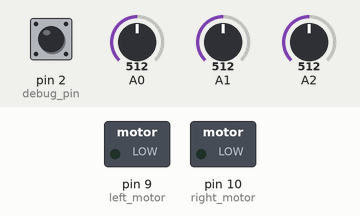
The sketch below on a simulated Arduino Uno, built with avr-gcc and run on an emulated ATmega328P. Parts: switched loads named in the sketch (green lamp = pin HIGH). The inputs (shaded band) are chosen by the test bench; at power-on: A0 = 512, pin 2 (debug_pin) HIGH, A1 = 512, A2 = 512.

Above: at 1.2 s.
1.3 s: A0 set to 504
At 2.4 s:
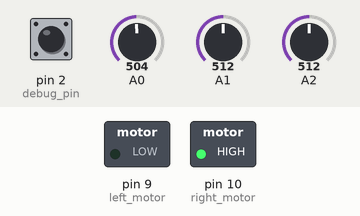
Timing chart, 0 to 4.3 s (numbered marks = the images above; inputs shaded):
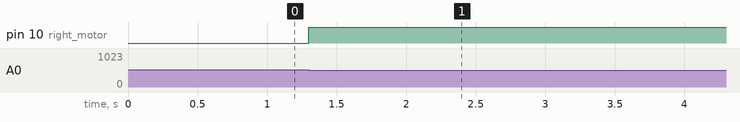

The sketch:

linus_simple.ino
```cpp
// Linus the Line-bot
// Follows a Black line on a White surface (poster-board and electrical tape).
// Code by JDW 2014 – feel free to modify.

int left_motor = 9;
int right_motor = 10;

// Create variables for sensor readings
int left = 0;
int center = 0;
int right = 0;

// value to define a threshold for whether reading white or black
int threshold = 512;

int debug_pin = 2;
boolean debug = false;

void setup(){
  Serial.begin(9600); // start serial monitor to see sensor readings
  // declare motor output pins
  pinMode(left_motor, OUTPUT);
  pinMode(right_motor, OUTPUT);
  // declare debug_pin as an INPUT
  pinMode(debug_pin, INPUT);
  // write enable pull-up resistor by writing D2 input pin HIGH
  digitalWrite(debug_pin, HIGH);
  // check D2 and if grounded, enable debugging mode
  if (digitalRead(debug_pin) == LOW) {
    debug = true;
  }
}

void update_sensors(){
  left = analogRead(0);
  center = analogRead(1);
  right = analogRead(2);
}

void loop(){

  update_sensors();

  // first, check the value of the center sensor
  if (center < threshold){
    // if center sensor value is below threshold, check surrounding sensors
    if (left > threshold && right > threshold){
      // if center is the only one reading black tape, drive forward
      left_motor_forward();
      right_motor_forward();
    }
    // you want the bot to stop when it reaches the black box.
    else if (left < threshold && center < threshold && right < threshold){
      //  if all sensors are reading black, stop Linus.
      left_motor_stop();
      right_motor_stop();
    }
  }
  else {
    // first check the left sensor
    if (left < threshold){
      left_motor_stop();
      right_motor_forward();
    }
    // then check the right sensor
    else if (right < threshold){
      left_motor_forward();
      right_motor_stop();
    }
  }
  if (debug){
    serial_print_stuff();
  }
}

void serial_print_stuff(){
  Serial.print(left);
  Serial.print("   ");
  Serial.print(center);
  Serial.print("   ");
  Serial.println(right);
}

void left_motor_forward(){
  digitalWrite(left_motor, HIGH);
}

void left_motor_stop(){
  digitalWrite(left_motor, LOW);
}

void right_motor_forward(){
  digitalWrite(right_motor, HIGH);
}

void right_motor_stop(){
  digitalWrite(right_motor, LOW);
}
```

Measured:
- the behaviour switches between 512 and 511 on A0 (found by bisection; images 0 and 1)
- after the input at 1.3 s, pin 10 (right_motor): LOW → HIGH at once
